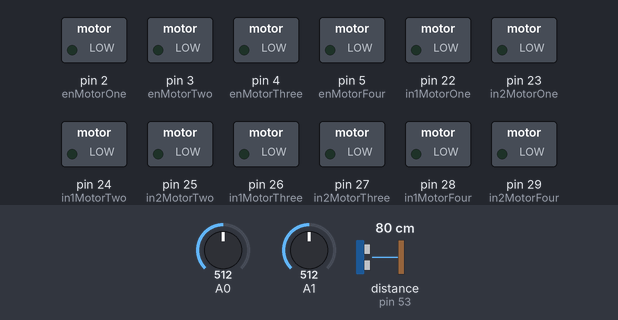
This sketch was run on a simulated Arduino Mega 2560, built with avr-gcc and run on an emulated ATmega2560. Parts: switched loads named in the sketch (green lamp = pin HIGH). Wiring (inferred from the names in the program): ultrasonic range finder: trigger pin 52; echo pin 53. The test bench sets the inputs (shaded band); at power-on: A1 = 512, A0 = 512, distance to the obstacle (sensor on pin 53) 80 cm. The echo pulse lasts 58.3 µs per cm; pins used as bus, display or sensor lines are not drawn; what the sketch prints to the serial monitor is not drawn.

Above: at 1.2 s.
1.3 s: A1 set to 1023
At 2.2 s:
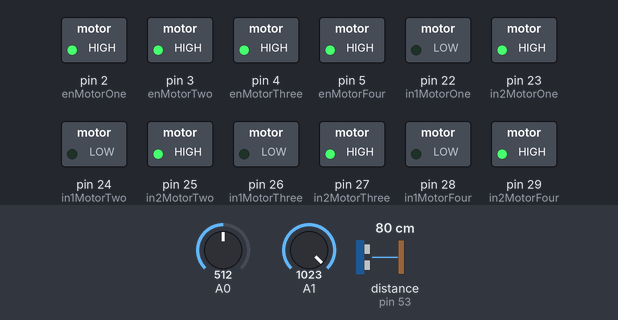
2.8 s: A0 set to 540
4.3 s: A0 set to 567
At 4.6 s:
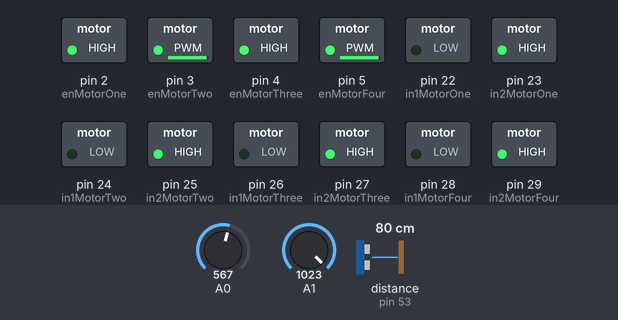
5.8 s: A1 set to 900
At 6.9 s:
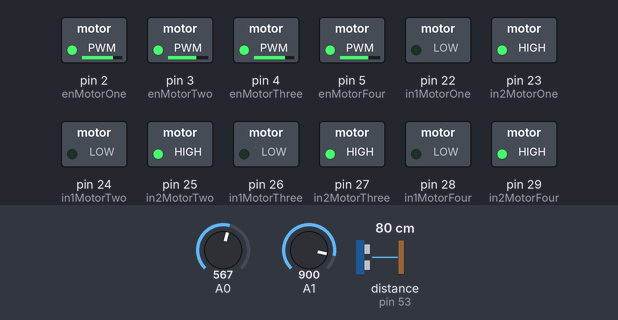
7.3 s: A0 set to 511
At 7.9 s:
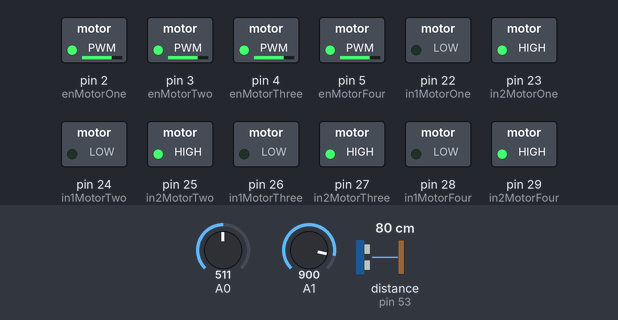
8.8 s: A1 set to 716
At 9.1 s:
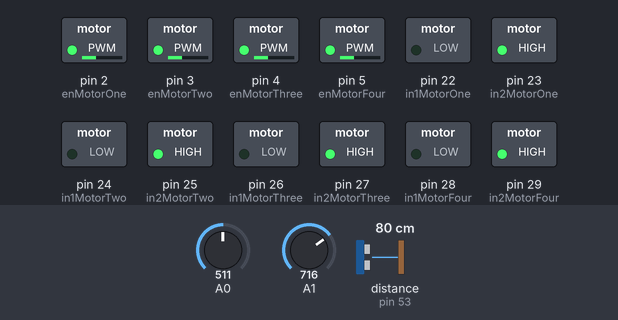
Timing chart, 0 to 11.3 s (numbered marks = the images above; inputs shaded):
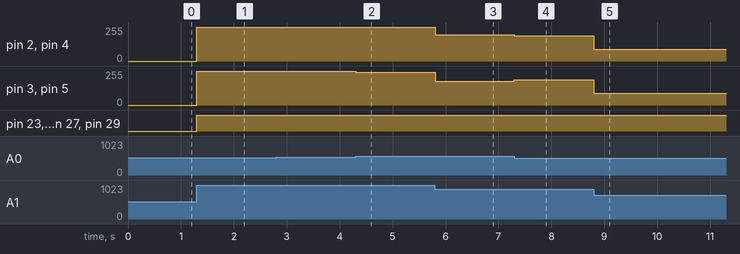

Measured:
- after the input at 1.3 s, pin 2 (enMotorOne), pin 3 (enMotorTwo), pin 4 (enMotorThree), pin 5 (enMotorFour): 0/255 → 255/255 at once; pin 23 (in2MotorOne), pin 25 (in2MotorTwo), pin 27 (in2MotorThree), pin 29 (in2MotorFour): LOW → HIGH at once
- after the input at 2.8 s, every drawn part: stays the same
- after the input at 4.3 s, pin 3 (enMotorTwo), pin 5 (enMotorFour): 255/255 → 246/255 at once
- after the input at 5.8 s, pin 2 (enMotorOne), pin 4 (enMotorThree): 255/255 → 197/255 at once; pin 3 (enMotorTwo), pin 5 (enMotorFour): 246/255 → 179/255 at once
- after the input at 7.3 s, pin 2 (enMotorOne), pin 4 (enMotorThree): 197/255 → 188/255 at once; pin 3 (enMotorTwo), pin 5 (enMotorFour): 179/255 → 188/255 at once
- after the input at 8.8 s, pin 2 (enMotorOne), pin 3 (enMotorTwo), pin 4 (enMotorThree), pin 5 (enMotorFour): 188/255 → 89/255 at once

The sketch:

Rardy_arduino.ino
```cpp
// Rardy
// Arduino code for moving the wheels with a joystick and getting data from an ultrasound sensor

// Wheels one & three = right
// Wheels two & four = left

// Wheel 1 ports
const int in1MotorOne = 22;
const int in2MotorOne = 23;
const int enMotorOne = 2;

// Wheel 2 ports
const int in1MotorTwo = 24;
const int in2MotorTwo = 25;
const int enMotorTwo = 3;

// Wheel 3 ports
const int in1MotorThree = 26;
const int in2MotorThree = 27;
const int enMotorThree = 4;

// Wheel 4 ports
const int in1MotorFour = 28;
const int in2MotorFour = 29;
const int enMotorFour = 5;

// Wheels Variables
int motorSpeed1 = 0;
int motorSpeed2 = 0;
int motorSpeed3 = 0;
int motorSpeed4 = 0;

// Ultrasonic sensor ports
const int trigPin = 52;
const int echoPin = 53;

// Ultrasound sensor variables
long duration;
int distance;


void setup() {
  // Set wheels pin modes

  pinMode(in1MotorOne, OUTPUT);
  pinMode(in1MotorTwo, OUTPUT);
  pinMode(in1MotorThree, OUTPUT);
  pinMode(in1MotorFour, OUTPUT);

  pinMode(in2MotorOne, OUTPUT);
  pinMode(in2MotorTwo, OUTPUT);
  pinMode(in2MotorThree, OUTPUT);
  pinMode(in2MotorFour, OUTPUT);

  // Set en (wheels) pin modes

  pinMode(enMotorOne, OUTPUT);
  pinMode(enMotorTwo, OUTPUT);
  pinMode(enMotorThree, OUTPUT);
  pinMode(enMotorFour, OUTPUT);

  // Set ultrasonic sensor pin modes
  pinMode(trigPin, OUTPUT);
  pinMode(echoPin, INPUT);

  // Start serial comunication
  Serial.begin(9600);

}

void loop() {


  // Ultrasonic sensor code

  // Send a wave by turning high and low the trigpin
  digitalWrite(trigPin, LOW);
  delayMicroseconds(2);
  digitalWrite(trigPin, HIGH);
  delayMicroseconds(10);
  digitalWrite(trigPin, LOW);

  // Determines the time that the echo of the echo from the wave has taken
  duration = pulseIn(echoPin, HIGH);

  // s = v * t, being v equals to the sound speed in the air (340 m/s) in microseconds) and dividing it all by 2 because it's an echo
  distance = duration * 0.034 / 2;

  // Prints the distance into the serial
  Serial.println(distance);


  // DC Motors code (base = https://howtomechatronics.com/tutorials/arduino/arduino-dc-motor-control-tutorial-l298n-pwm-h-bridge/)


  int xAxis = analogRead(A0); // Read Joysticks X-axis
  int yAxis = analogRead(A1); // Read Joysticks Y-axis

  // Y-axis used for forward and backward control
  if (yAxis < 470) {

    // Set Motor 1 backward
    digitalWrite(in1MotorOne, HIGH);
    digitalWrite(in2MotorOne, LOW);
    // Set Motor 2 backward
    digitalWrite(in1MotorTwo, HIGH);
    digitalWrite(in2MotorTwo, LOW);
    // Set Motor 3 backward
    digitalWrite(in1MotorThree, HIGH);
    digitalWrite(in2MotorThree, LOW);
    // Set Motor 4 backward
    digitalWrite(in1MotorFour, HIGH);
    digitalWrite(in2MotorFour, LOW);

    // Convert the declining Y-axis readings for going backward from 470 to 0 into 0 to 255 value for the PWM signal for increasing the motor speed
    motorSpeed1 = map(yAxis, 470, 0, 0, 255);
    motorSpeed2 = map(yAxis, 470, 0, 0, 255);
    motorSpeed3 = map(yAxis, 470, 0, 0, 255);
    motorSpeed4 = map(yAxis, 470, 0, 0, 255);

  }
  else if (yAxis > 550) {

    // Set Motor One forward
    digitalWrite(in1MotorOne, LOW);
    digitalWrite(in2MotorOne, HIGH);
    // Set Motor Two forward
    digitalWrite(in1MotorTwo, LOW);
    digitalWrite(in2MotorTwo, HIGH);
    // Set Motor Three forward
    digitalWrite(in1MotorThree, LOW);
    digitalWrite(in2MotorThree, HIGH);
    // Set Motor Four forward
    digitalWrite(in1MotorFour, LOW);
    digitalWrite(in2MotorFour, HIGH);

    // Convert the increasing Y-axis readings for going forward from 550 to 1023 into 0 to 255 value for the PWM signal for increasing the motor speed
    motorSpeed1 = map(yAxis, 550, 1023, 0, 255);
    motorSpeed2 = map(yAxis, 550, 1023, 0, 255);
    motorSpeed3 = map(yAxis, 550, 1023, 0, 255);
    motorSpeed4 = map(yAxis, 550, 1023, 0, 255);
  }

  // If joystick stays in middle the motors are not moving
  else {
    motorSpeed1 = 0;
    motorSpeed2 = 0;
    motorSpeed3 = 0;
    motorSpeed4 = 0;
  }


  // X-axis used for left and right control
  if (xAxis < 470) {

    // Convert the declining X-axis readings from 470 to 0 into increasing 0 to 255 value
    int xMapped = map(xAxis, 470, 0, 0, 255);

    // Move to left - decrease left motor speed, increase right motor speed
    motorSpeed1 = motorSpeed1 - xMapped;
    motorSpeed2 = motorSpeed2 + xMapped;
    motorSpeed3 = motorSpeed3 - xMapped;
    motorSpeed4 = motorSpeed4 + xMapped;

    // Confine the range from 0 to 255
    if (motorSpeed1 < 0) {
      motorSpeed1 = 0;
    }
    if (motorSpeed2 > 255) {
      motorSpeed2 = 255;
    }
    if (motorSpeed3 < 0) {
      motorSpeed3 = 0;
    }
    if (motorSpeed4 > 255) {
      motorSpeed4 = 255;
    }
  }

  if (xAxis > 550) {

    // Convert the increasing X-axis readings from 550 to 1023 into 0 to 255 value
    int xMapped = map(xAxis, 550, 1023, 0, 255);

    // Move right - decrease right motor speed, increase left motor speed
    motorSpeed1 = motorSpeed1 + xMapped;
    motorSpeed2 = motorSpeed2 - xMapped;
    motorSpeed3 = motorSpeed3 + xMapped;
    motorSpeed4 = motorSpeed4 - xMapped;

    // Confine the range from 0 to 255
    if (motorSpeed1 > 255) {
      motorSpeed1 = 255;
    }
    if (motorSpeed2 < 0) {
      motorSpeed2 = 0;
    }
    if (motorSpeed3 > 255) {
      motorSpeed3 = 255;
    }
    if (motorSpeed4 < 0) {
      motorSpeed4 = 0;
    }
  }

  // Prevent buzzing at low speeds (Adjust according to your motors. My motors couldn't start moving if PWM value was below value of 70)
  if (motorSpeed1 < 70) {
    motorSpeed1 = 0;
  }
  if (motorSpeed2 < 70) {
    motorSpeed2 = 0;
  }
  if (motorSpeed3 < 70) {
    motorSpeed3 = 0;
  }
  if (motorSpeed4 < 70) {
    motorSpeed4 = 0;
  }

  analogWrite(enMotorOne, motorSpeed1); // Send PWM signal to motor 1
  analogWrite(enMotorTwo, motorSpeed2); // Send PWM signal to motor 2
  analogWrite(enMotorThree, motorSpeed3); // Send PWM signal to motor 3
  analogWrite(enMotorFour, motorSpeed4); // Send PWM signal to motor 4


}
```
